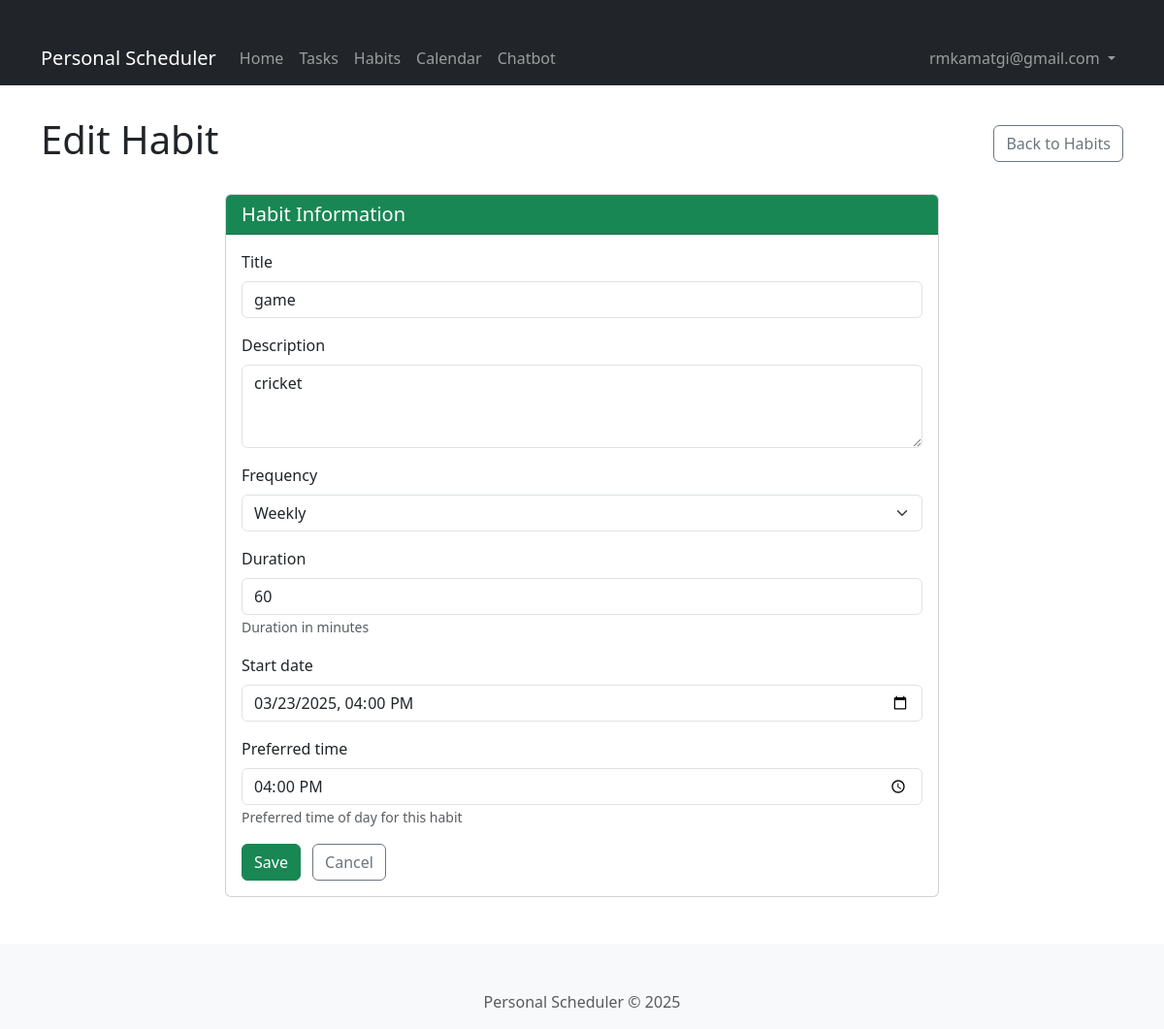
The app's page /habits/2/edit/ (signed in) with its own data.
### tasks/models/__init__.py (models this page shows, shortened)
class Habit(models.Model):
    FREQUENCY_CHOICES = [
        ('daily', 'Daily'),
        ('weekly', 'Weekly'),
        ('monthly', 'Monthly'),
    ]
    user = models.ForeignKey(User, on_delete=models.CASCADE, related_name='habits')
    title = models.CharField(max_length=200)
    description = models.TextField(blank=True)
    frequency = models.CharField(max_length=50, choices=FREQUENCY_CHOICES)  # e.g., "daily", "weekly"
    duration = models.IntegerField(help_text='Duration in minutes')  # Duration in minutes
    start_date = models.DateTimeField()
    preferred_time = models.TimeField(help_text='Preferred time of day for this habit')
    google_event_id = models.CharField(max_length=255, blank=True, null=True)
    created_at = models.DateTimeField(auto_now_add=True)
    updated_at = models.DateTimeField(auto_now=True)

### tasks/views.py (the view)
# urls.py: path('habits/<int:pk>/edit/', views.habit_edit, name='habit_edit'),
@login_required
def habit_edit(request, pk):
    habit = get_object_or_404(Habit, pk=pk, user=request.user)
    if request.method == 'POST':
        form = HabitForm(request.POST, instance=habit)
        if form.is_valid():
            habit = form.save()
            if habit.google_event_id and hasattr(request.user, 'socialaccount_set') and request.user.socialaccount_set.filter(provider='google').exists():
                try:
                    from .utils import get_calendar_service, schedule_habit_in_calendar
                    service = get_calendar_service(request.user)
                    schedule_habit_in_calendar(service, habit, update=True)
                except Exception as e:
                    messages.warning(request, f"Could not update Google Calendar: {str(e)}")
            messages.success(request, 'Habit updated successfully!')
            return redirect('tasks:habit_detail', pk=habit.pk)
    else:
        form = HabitForm(instance=habit)
    return render(request, 'tasks/habit_form.html', {'form': form, 'habit': habit, 'title': 'Edit Habit'})

### tasks/forms.py
class HabitForm(forms.ModelForm):
    class Meta:
        model = Habit
        fields = ['title', 'description', 'frequency', 'duration', 'start_date', 'preferred_time']
        widgets = {
            'start_date': forms.DateTimeInput(attrs={'type': 'datetime-local'}),
            'preferred_time': forms.TimeInput(attrs={'type': 'time'}),
            'description': forms.Textarea(attrs={'rows': 3}),
        }

### tasks/templates/tasks/habit_form.html (shortened to what this page needs)
{% extends 'tasks/base.html' %}
{% block content %}
<div class="row">
    <div class="col-md-12 mb-4">
        <div class="d-flex justify-content-between align-items-center">
            <h1>{{ title }}</h1>
            <a href="{% url 'tasks:habit_list' %}" class="btn btn-outline-secondary">Back to Habits</a>
        </div>
    </div>
</div>
<div class="row">
    <div class="col-md-8 mx-auto">
        <div class="card">
            <div class="card-header bg-success text-white">
                <h5 class="card-title mb-0">Habit Information</h5>
            </div>
            <div class="card-body">
                <form method="post">
                    {% load django_bootstrap5 %}
                    {% bootstrap_form form %}
                    <div class="mt-3">
                        <button type="submit" class="btn btn-success">Save</button>
                        <a href="{% url 'tasks:habit_list' %}" class="btn btn-outline-secondary ms-2">Cancel</a>
                    </div>
                </form>
            </div>
        </div>
    </div>
</div>
{% endblock %}

### tasks/templates/tasks/base.html (shortened to what this page needs)
<!DOCTYPE html>
<html lang="en">
<head>
    {% load django_bootstrap5 %}
    {% bootstrap_css %}
</head>
<body>
    <nav class="navbar navbar-expand-lg navbar-dark bg-dark">
        <div class="container">
            <a class="navbar-brand" href="{% url 'tasks:home' %}">Personal Scheduler</a>
            <div class="collapse navbar-collapse" id="navbarNav">
                <ul class="navbar-nav me-auto">
                    <li class="nav-item">
                        <a class="nav-link" href="{% url 'tasks:home' %}">Home</a>
                    </li>
                    <li class="nav-item">
                        <a class="nav-link" href="{% url 'tasks:task_list' %}">Tasks</a>
                    </li>
                    <li class="nav-item">
                        <a class="nav-link" href="{% url 'tasks:habit_list' %}">Habits</a>
                    </li>
                    <li class="nav-item">
                        <a class="nav-link" href="{% url 'tasks:calendar' %}">Calendar</a>
                    </li>
                    <li class="nav-item">
                        <a class="nav-link" href="{% url 'tasks:chatbot' %}">Chatbot</a>
                    </li>
                </ul>
                <ul class="navbar-nav">
                    {% if user.is_authenticated %}
                        <li class="nav-item dropdown">
                            <a class="nav-link dropdown-toggle" href="#" id="navbarDropdown" role="button" data-bs-toggle="dropdown">
                                {{ user.username }}
                            </a>
                        </li>
                    {% endif %}
                </ul>
            </div>
        </div>
    </nav>
    <div class="container">
        {% block content %}{% endblock %}
    </div>
    <footer class="mt-5 py-3 bg-light text-center">
        <div class="container">
            <p class="text-muted mb-0">Personal Scheduler &copy; {% now "Y" %}</p>
        </div>
    </footer>
</body>
</html>

### tasks/templates/tasks/base.html (style rules this page uses)
.container { padding-top: 2rem; }

### records on screen
Habit: title "game", description "cricket", frequency "Weekly", duration "60", start_date "03/23/2025 16:00", preferred_time "16:00:00"

### other values on screen
{{ user.username }} "rmkamatgi@gmail.com"
{{ title }} "Edit Habit"
